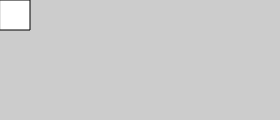
Frame 1 (no input)
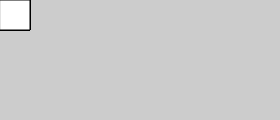
Frame 60 (no input)
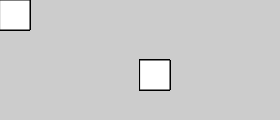
Frame 120 (the mouse pressed at the canvas centre since frame 60)

The p5.js sketch that drew these frames (run headless with seeded random() and noise() and a simulated clock; from frame 60 on, the mouse is pressed at the canvas centre):

// p5.js sketch
// ── sketch.js
function setup() {
  createCanvas(280, 120);
  background(204);
}

function draw() {
  translate(mouseX, mouseY);
  rect(0, 0, 30, 30);
}


// https://editor.p5js.org/jht1493/sketches/P2GfFz2Jv
// Ex_06_01 Translating Location

// https://github.com/lmccart/gswp5.js-code/blob/master/06_Transform/Ex_06_01.js
